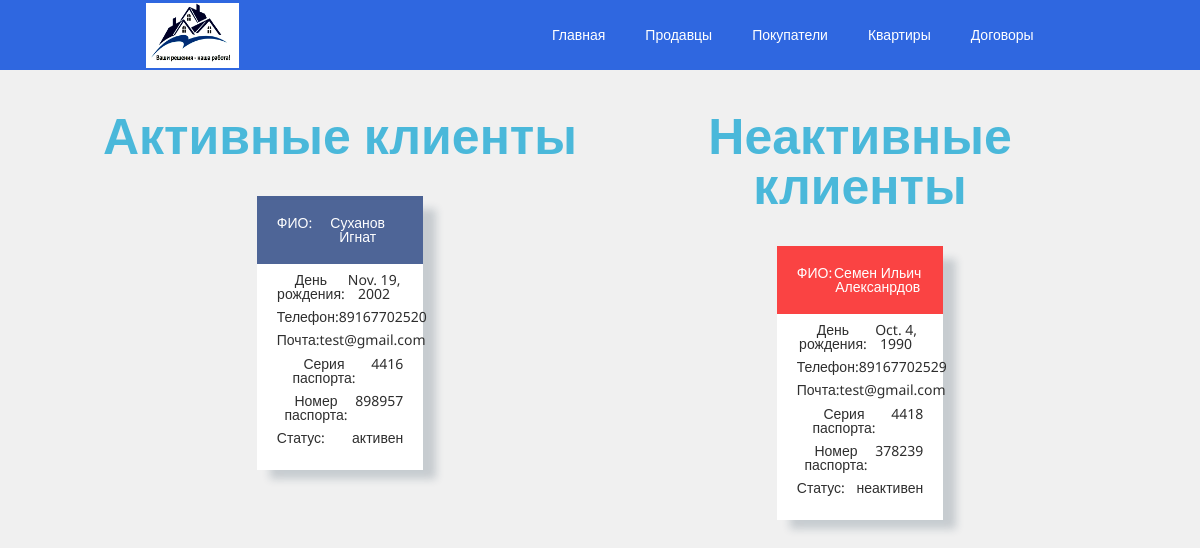
Page /seller_view/ on the committed database.
### main/models.py (models this page shows)
class Klient(models.Model):
    id_kl = models.AutoField(blank=False, primary_key=True)
    fio = models.CharField(max_length=100, blank=False)
    bd = models.DateField(blank=False)
    phone = models.CharField(max_length=11, blank=False)
    mail = models.CharField(max_length=100, blank=False)
    pasp_seria = models.CharField(max_length=4,blank=False)
    pasp_nomer = models.CharField(max_length=6, blank=False)

class Seller(models.Model):
    id_seller = models.AutoField(blank=False, primary_key=True)
    id_kl = models.ForeignKey(Klient, on_delete=models.CASCADE, blank=False)
    status = models.CharField(max_length=10, blank=False)
    def __str__(self):
        return str(self.id_seller)

### main/views.py (the view)
# urls.py: path('seller_view/', SellerView.as_view(), name='view_seller_url'),
class SellerView(View):
    def get(self,request):
        seller = Seller.objects.values('id_kl')# SELECT id_kl FROM Seller
        klient = Klient.objects.all()#SELECT * FROM Klient
        sel_list_act = Seller.objects.filter(status='активен')
        sel_list_disact = Seller.objects.filter(status='неактивен')
        return render(request, 'main/seller_view.html', context={'seller': seller, 'klient': klient, 'sel_list_act': sel_list_act, 'sel_list_disact': sel_list_disact})

### main/templatetags/main_get_filter.py (called while the page is built)
@register.filter
def get_item(dictionary, key):
    return dictionary.get(key)

@register.filter
def get_status(sel_list, id_k):
    print(sel_list)
    print('test')
    seller_status = sel_list.get(id_kl = id_k).status
    print(seller_status)
    return seller_status

### main/templates/main/seller_view.html (shortened to what this page needs)
{% extends 'base.html' %}
{% load main_get_filter %}
{% block content %}
<div class="container">
    <div class="kl_wrapp">
        <div class="activ_block">
        <div class="contr_title_block">
            Активные клиенты
        </div>
        <div class="kl_block">
            {% for seller in seller %}
                {% for klient in klient %}
                    {% if klient.id_kl == seller|get_item:'id_kl' and sel_list_act|get_status:klient.id_kl == 'активен' %}
                        <div class="kl_card">
                            <div class="kl_card_fio">
                                <p>ФИО:</p>
                                <p>
                                    {{ klient.fio|truncatechars:30 }}
                                </p>
                            </div>
                            <div class="kl_bd">
                                <p>День рождения:</p>
                                <p>
                                    {{ klient.bd }}
                                </p>
                            </div>
                            <div class="kl_phone">
                                <p>Телефон:</p>
                                <p>
                                    {{ klient.phone|truncatechars:11 }}
                                </p>
                            </div>
                            <div class="kl_mail">
                                <p>Почта:</p>
                                <p>
                                    {{ klient.mail|truncatechars:30 }}
                                </p>
                            </div>
                            <div class="kl_pasp_seria">
                                <p>Серия паспорта:</p>
                                <p>
                                    {{ klient.pasp_seria|truncatechars:4 }}
                                </p>
                            </div>
                            <div class="kl_pasp_nomer">
                                <p>Номер паспорта:</p>
                                <p>
                                    {{ klient.pasp_nomer|truncatechars:6 }}
                                </p>
                            </div>
                            <div class="kl_status">
                                <p>Статус:</p>
                                <p>
                                    {{ sel_list_act|get_status:klient.id_kl }}
                                </p>
                            </div>
                        </div>
                    {% endif %}
                {% endfor %}
            {% endfor %}
        </div>
    </div>
        <div class="disactiv_block">
        <div class="contr_title_block">
            Неактивные клиенты
        </div>
        <div class="kl_block">
            {% for seller in seller %}
                {% for klient in klient %}
                    {% if klient.id_kl == seller|get_item:'id_kl' and sel_list_disact|get_status:klient.id_kl == 'неактивен' %}
                        <div class="kl_card">
                            <div class="kl_card_fio red">
                                <p>ФИО:</p>
                                <p>
                                    {{ klient.fio }}
                                </p>
                            </div>
                            <div class="kl_bd">
                                <p>День рождения:</p>
                                <p>
                                    {{ klient.bd }}
                                </p>
                            </div>
                            <div class="kl_phone">
                                <p>Телефон:</p>
                                <p>
                                    {{ klient.phone }}
                                </p>
                            </div>
                            <div class="kl_mail">
                                <p>Почта:</p>
                                <p>
                                    {{ klient.mail }}
                                </p>
                            </div>
                            <div class="kl_pasp_seria">
                                <p>Серия паспорта:</p>
                                <p>
                                    {{ klient.pasp_seria }}
                                </p>
                            </div>
                            <div class="kl_pasp_nomer">
                                <p>Номер паспорта:</p>
                                <p>
                                    {{ klient.pasp_nomer }}
                                </p>
                            </div>
                            <div class="kl_status">
                                <p>Статус:</p>
                                <p>
                                    {{ sel_list_disact|get_status:klient.id_kl }}
                                </p>
                            </div>
                        </div>
                    {% endif %}
                {% endfor %}
            {% endfor %}
        </div>
    </div>
</div>
{% endblock %}

### main/static/css/style.css (style rules this page uses)
* { padding: 0; margin: 0; border: 0; }
*,*:before,*:after { -moz-box-sizing: border-box; -webkit-box-sizing: border-box; box-sizing: border-box; }
html,body { height: 100%; width: 100%; font-size: 100%; line-height: 1; font-size: 14px; -ms-text-size-adjust: 100%; -moz-text-size-adjust: 100%; -webkit-text-size-adjust: 100%; }
body { font-family: 'Noto Sans', sans-serif; background-color: rgba(240, 240, 240, 0.938); }
.container { width: 90%; margin: 0 auto; padding: 20px; text-align: center; }
.kl_block { display: flex; flex-direction: row; flex-wrap: wrap; justify-content: space-evenly; }
.kl_card { background-color: white; }
.kl_card { width: 32%; height: 270px; display: flex; flex-direction: column; justify-content: space-around; background-color: rgb(255, 255, 255); color: rgb(46, 46, 46); box-shadow: 13px 9px 8px 0px rgba(34, 60, 80, 0.2); margin-bottom: 30px; }
.kl_card div { display: flex; flex-direction: row; justify-content: space-between; }
.kl_card div :first-child { padding-left: 20px; }
.kl_card div :nth-child(2) { margin-right: 20px; justify-self: right; }
.kl_card_fio { background-color: rgba(14, 46, 114, 0.733); margin-top: -9px; padding: 20px 0; color: white; }
.red { background-color: rgba(250, 34, 34, 0.849); color: white; }
.kl_status { padding-bottom: 20px; }
.contr_title_block { text-align: center; font-size: 50px; font-weight: bold; padding: 20px 0 40px; color: rgb(74, 184, 218); }
.kl_wrapp { display: flex; flex-direction: row; justify-content: space-between; }
.kl_wrapp .activ_block, .kl_wrapp .disactiv_block { width: 50%; }

### rows in the picture
Klient: fio "Суханов Игнат", bd "Nov. 19, 2002", phone "89167702520", mail "test@gmail.com", pasp_seria "4416", pasp_nomer "898957", id_kl.status "активен"
Klient: fio "Семен Ильич Алексанрдов", bd "Oct. 4, 1990", phone "89167702529", mail "test@gmail.com", pasp_seria "4418", pasp_nomer "378239", id_kl.status "неактивен"
